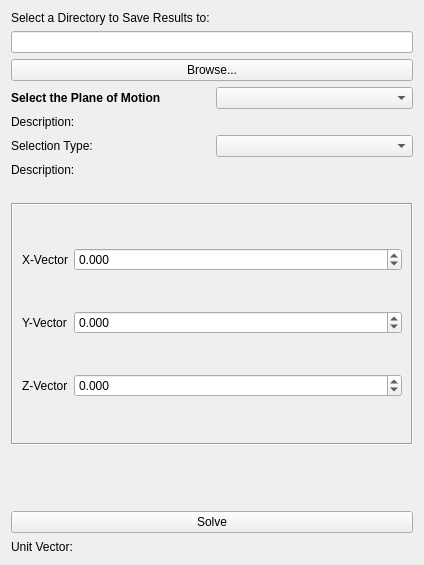
<?xml version="1.0" encoding="UTF-8"?>
<ui version="4.0">
 <class>Form</class>
 <widget class="QWidget" name="Form">
  <property name="geometry">
   <rect>
    <x>0</x>
    <y>0</y>
    <width>424</width>
    <height>565</height>
   </rect>
  </property>
  <property name="windowTitle">
   <string>Form</string>
  </property>
  <layout class="QGridLayout" name="gridLayout_3">
   <item row="0" column="0">
    <layout class="QGridLayout" name="gridLayout">
     <item row="8" column="0">
      <widget class="QLabel" name="lblDescription2">
       <property name="text">
        <string>Description:</string>
       </property>
      </widget>
     </item>
     <item row="2" column="0" colspan="2">
      <widget class="QPushButton" name="pbBrowseFileDirectory">
       <property name="sizePolicy">
        <sizepolicy hsizetype="Expanding" vsizetype="Fixed">
         <horstretch>0</horstretch>
         <verstretch>0</verstretch>
        </sizepolicy>
       </property>
       <property name="text">
        <string>Browse...</string>
       </property>
      </widget>
     </item>
     <item row="13" column="0" colspan="2">
      <widget class="QPushButton" name="solveButton">
       <property name="text">
        <string>Solve</string>
       </property>
      </widget>
     </item>
     <item row="7" column="1">
      <widget class="QComboBox" name="cmbSelectType">
       <property name="sizePolicy">
        <sizepolicy hsizetype="Expanding" vsizetype="Fixed">
         <horstretch>0</horstretch>
         <verstretch>0</verstretch>
        </sizepolicy>
       </property>
       <property name="currentIndex">
        <number>-1</number>
       </property>
      </widget>
     </item>
     <item row="9" column="0" colspan="2">
      <widget class="QLabel" name="lblEntitySelect">
       <property name="text">
        <string/>
       </property>
      </widget>
     </item>
     <item row="1" column="0" colspan="2">
      <widget class="QLineEdit" name="lnedFileDirectory">
       <property name="clearButtonEnabled">
        <bool>false</bool>
       </property>
      </widget>
     </item>
     <item row="8" column="1">
      <widget class="QLabel" name="lblSelectDescr">
       <property name="text">
        <string/>
       </property>
      </widget>
     </item>
     <item row="7" column="0">
      <widget class="QLabel" name="lblPlaneSelectType">
       <property name="text">
        <string>Selection Type:</string>
       </property>
      </widget>
     </item>
     <item row="10" column="0" colspan="2">
      <widget class="QStackedWidget" name="stWidg">
       <property name="sizePolicy">
        <sizepolicy hsizetype="Expanding" vsizetype="Maximum">
         <horstretch>0</horstretch>
         <verstretch>0</verstretch>
        </sizepolicy>
       </property>
       <property name="frameShape">
        <enum>QFrame::Box</enum>
       </property>
       <property name="frameShadow">
        <enum>QFrame::Sunken</enum>
       </property>
       <property name="currentIndex">
        <number>1</number>
       </property>
       <widget class="QWidget" name="pgObjectEntity">
        <layout class="QGridLayout" name="gridLayout_4">
         <item row="0" column="0" colspan="2">
          <widget class="QListWidget" name="lstObjectEntities">
           <property name="sizePolicy">
            <sizepolicy hsizetype="Expanding" vsizetype="Maximum">
             <horstretch>0</horstretch>
             <verstretch>0</verstretch>
            </sizepolicy>
           </property>
          </widget>
         </item>
         <item row="1" column="0">
          <widget class="QPushButton" name="pbAddRef">
           <property name="sizePolicy">
            <sizepolicy hsizetype="Expanding" vsizetype="Maximum">
             <horstretch>0</horstretch>
             <verstretch>0</verstretch>
            </sizepolicy>
           </property>
           <property name="text">
            <string>Add</string>
           </property>
          </widget>
         </item>
         <item row="1" column="1">
          <widget class="QPushButton" name="pbRemoveRef">
           <property name="sizePolicy">
            <sizepolicy hsizetype="Expanding" vsizetype="Maximum">
             <horstretch>0</horstretch>
             <verstretch>0</verstretch>
            </sizepolicy>
           </property>
           <property name="text">
            <string>Remove</string>
           </property>
          </widget>
         </item>
        </layout>
       </widget>
       <widget class="QWidget" name="pgNormVec">
        <layout class="QGridLayout" name="gridLayout_2">
         <item row="2" column="0">
          <widget class="QLabel" name="lblVecj">
           <property name="text">
            <string>Y-Vector</string>
           </property>
          </widget>
         </item>
         <item row="3" column="0">
          <widget class="QLabel" name="lblVeck">
           <property name="text">
            <string>Z-Vector</string>
           </property>
          </widget>
         </item>
         <item row="0" column="0">
          <widget class="QLabel" name="lblVeci">
           <property name="text">
            <string>X-Vector</string>
           </property>
          </widget>
         </item>
         <item row="0" column="2">
          <widget class="QDoubleSpinBox" name="dsbVeci">
           <property name="sizePolicy">
            <sizepolicy hsizetype="Expanding" vsizetype="Fixed">
             <horstretch>0</horstretch>
             <verstretch>0</verstretch>
            </sizepolicy>
           </property>
           <property name="decimals">
            <number>3</number>
           </property>
           <property name="minimum">
            <double>-1000000.000000000000000</double>
           </property>
           <property name="maximum">
            <double>1000000.000000000000000</double>
           </property>
           <property name="value">
            <double>0.000000000000000</double>
           </property>
          </widget>
         </item>
         <item row="2" column="2">
          <widget class="QDoubleSpinBox" name="dsbVecj">
           <property name="sizePolicy">
            <sizepolicy hsizetype="Expanding" vsizetype="Fixed">
             <horstretch>0</horstretch>
             <verstretch>0</verstretch>
            </sizepolicy>
           </property>
           <property name="decimals">
            <number>3</number>
           </property>
           <property name="minimum">
            <double>-1000000.000000000000000</double>
           </property>
           <property name="maximum">
            <double>1000000.000000000000000</double>
           </property>
          </widget>
         </item>
         <item row="3" column="2">
          <widget class="QDoubleSpinBox" name="dsbVeck">
           <property name="decimals">
            <number>3</number>
           </property>
           <property name="minimum">
            <double>-1000000.000000000000000</double>
           </property>
           <property name="maximum">
            <double>1000000.000000000000000</double>
           </property>
          </widget>
         </item>
        </layout>
       </widget>
      </widget>
     </item>
     <item row="4" column="1">
      <widget class="QComboBox" name="cmbPlaneofMotion">
       <property name="sizePolicy">
        <sizepolicy hsizetype="Expanding" vsizetype="Fixed">
         <horstretch>0</horstretch>
         <verstretch>0</verstretch>
        </sizepolicy>
       </property>
      </widget>
     </item>
     <item row="5" column="1">
      <widget class="QLabel" name="lblPlaneDescr">
       <property name="text">
        <string/>
       </property>
      </widget>
     </item>
     <item row="4" column="0">
      <widget class="QLabel" name="lblPlaneofMotion">
       <property name="font">
        <font>
         <bold>true</bold>
        </font>
       </property>
       <property name="text">
        <string>Select the Plane of Motion</string>
       </property>
      </widget>
     </item>
     <item row="12" column="0" colspan="2">
      <spacer name="verticalSpacer">
       <property name="orientation">
        <enum>Qt::Vertical</enum>
       </property>
       <property name="sizeHint" stdset="0">
        <size>
         <width>20</width>
         <height>40</height>
        </size>
       </property>
      </spacer>
     </item>
     <item row="5" column="0">
      <widget class="QLabel" name="lblDescription1">
       <property name="text">
        <string>Description:</string>
       </property>
      </widget>
     </item>
     <item row="11" column="0" colspan="2">
      <widget class="QLabel" name="lblPlaneDefined">
       <property name="text">
        <string/>
       </property>
      </widget>
     </item>
     <item row="0" column="0">
      <widget class="QLabel" name="lblFileDirectory">
       <property name="text">
        <string>Select a Directory to Save Results to:</string>
       </property>
      </widget>
     </item>
     <item row="14" column="0">
      <widget class="QLabel" name="lblUnitVecDescr">
       <property name="text">
        <string>Unit Vector:  </string>
       </property>
      </widget>
     </item>
     <item row="14" column="1">
      <widget class="QLabel" name="lblUnitVecOut">
       <property name="sizePolicy">
        <sizepolicy hsizetype="Preferred" vsizetype="Expanding">
         <horstretch>0</horstretch>
         <verstretch>0</verstretch>
        </sizepolicy>
       </property>
       <property name="text">
        <string/>
       </property>
      </widget>
     </item>
    </layout>
   </item>
  </layout>
 </widget>
 <resources/>
 <connections/>
</ui>
